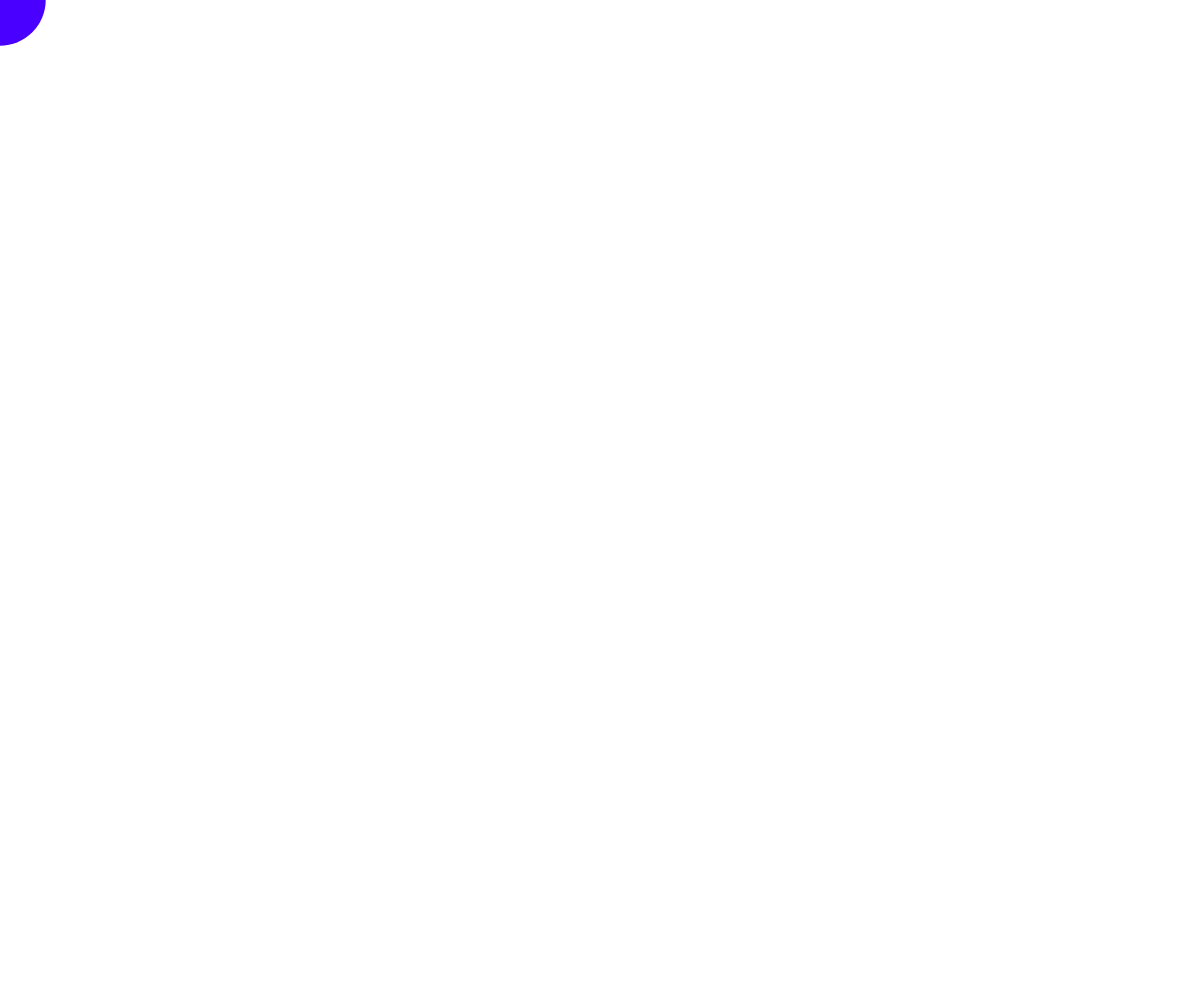
Frame 1 (no input)
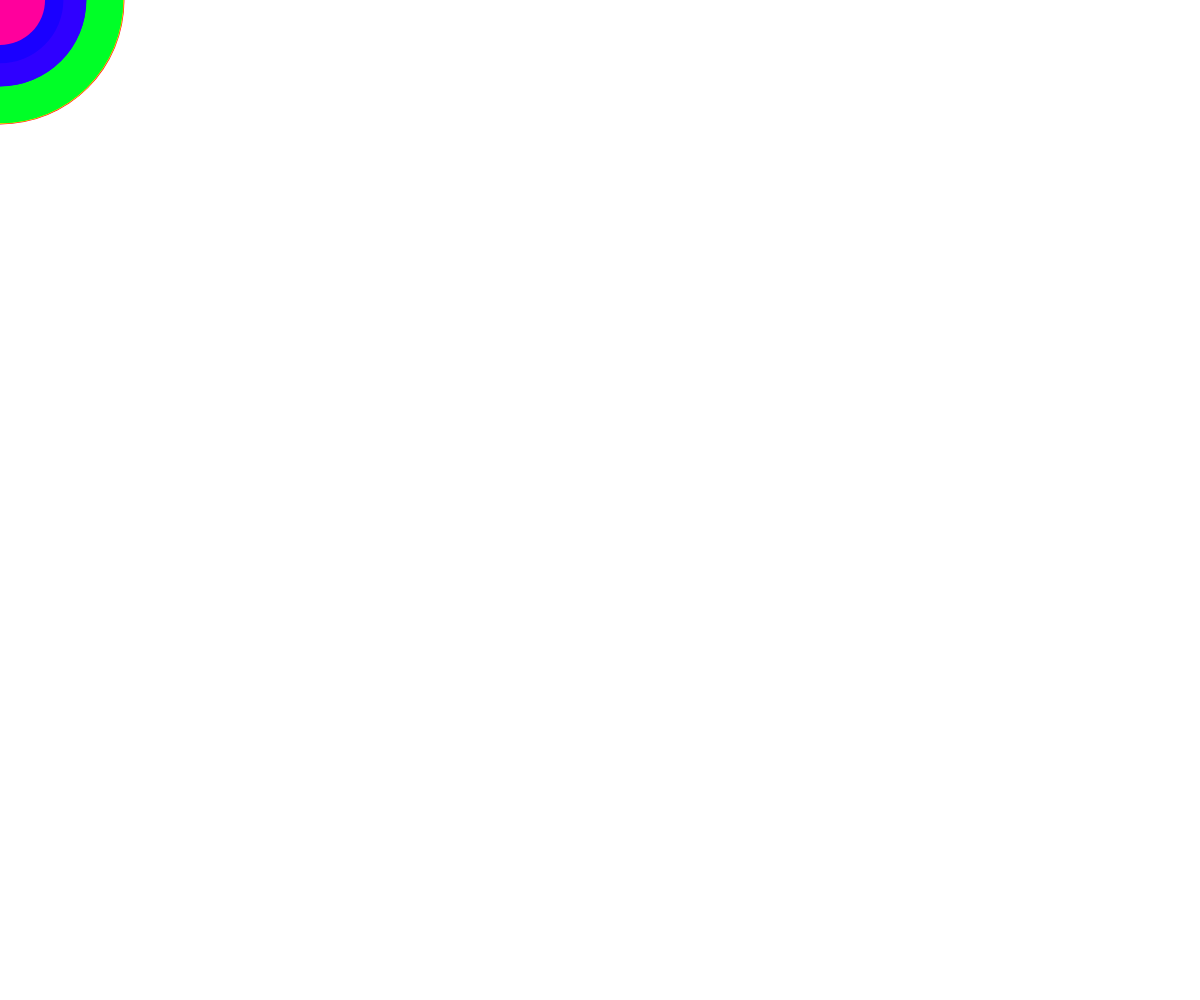
Frame 60 (no input)
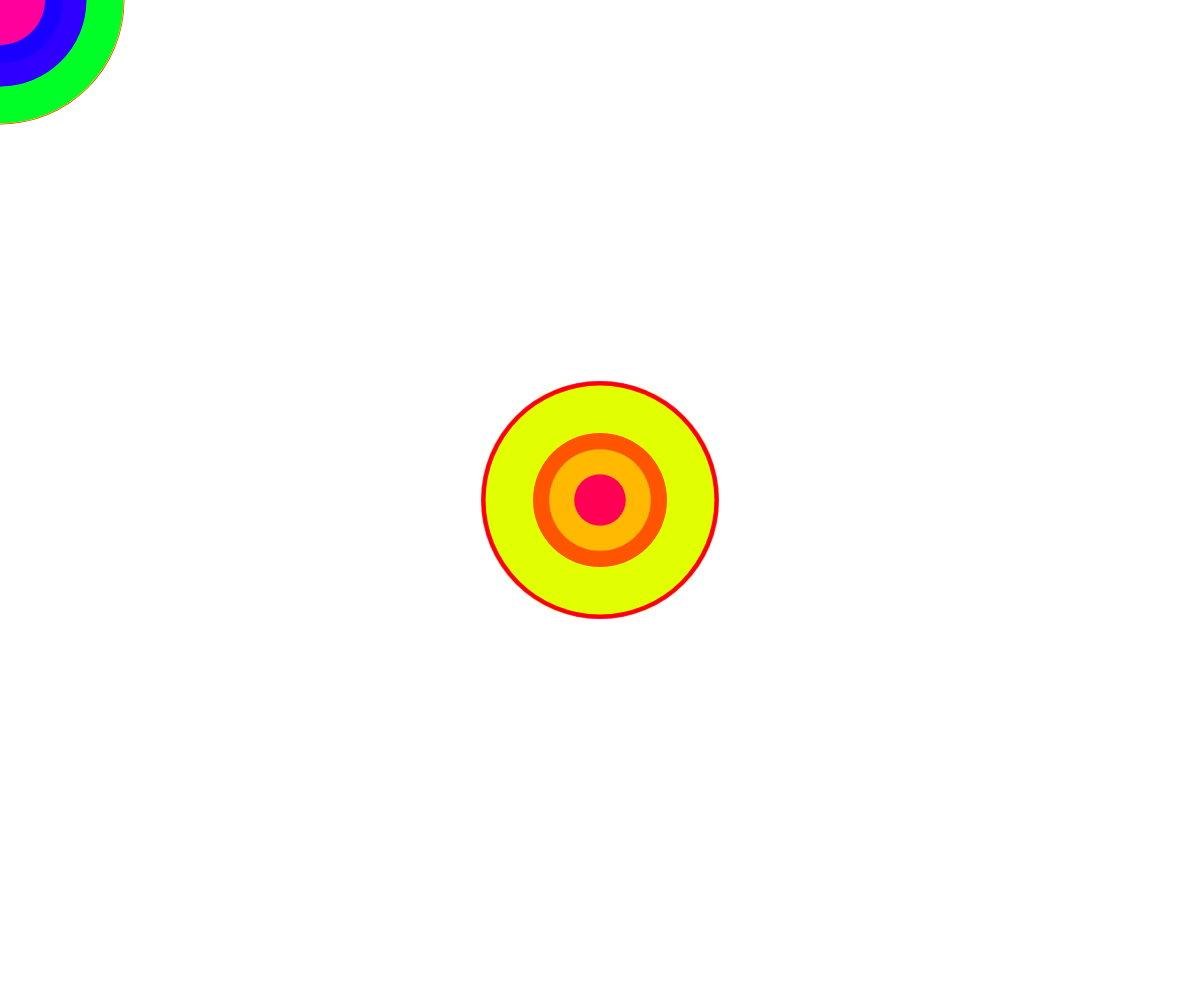
Frame 120 (the mouse pressed at the canvas centre since frame 60)

The p5.js sketch that drew these frames (run headless with seeded random() and noise() and a simulated clock; from frame 60 on, the mouse is pressed at the canvas centre):

// p5.js sketch
// ── sketch.js
var a = 50;
var c;
function setup() {
  createCanvas(windowWidth, windowHeight);
}

function draw() {
  colorMode(HSB,360,100,100);
  //background(0,100,100);
  fill(random(0,360),100,100);
  noStroke();
  c = a * random(1,5);
  ellipse(mouseX,mouseY,c,c);
}

// ── style.css
html, body { margin: 0; padding: 0;}
canvas {  display: block;}
